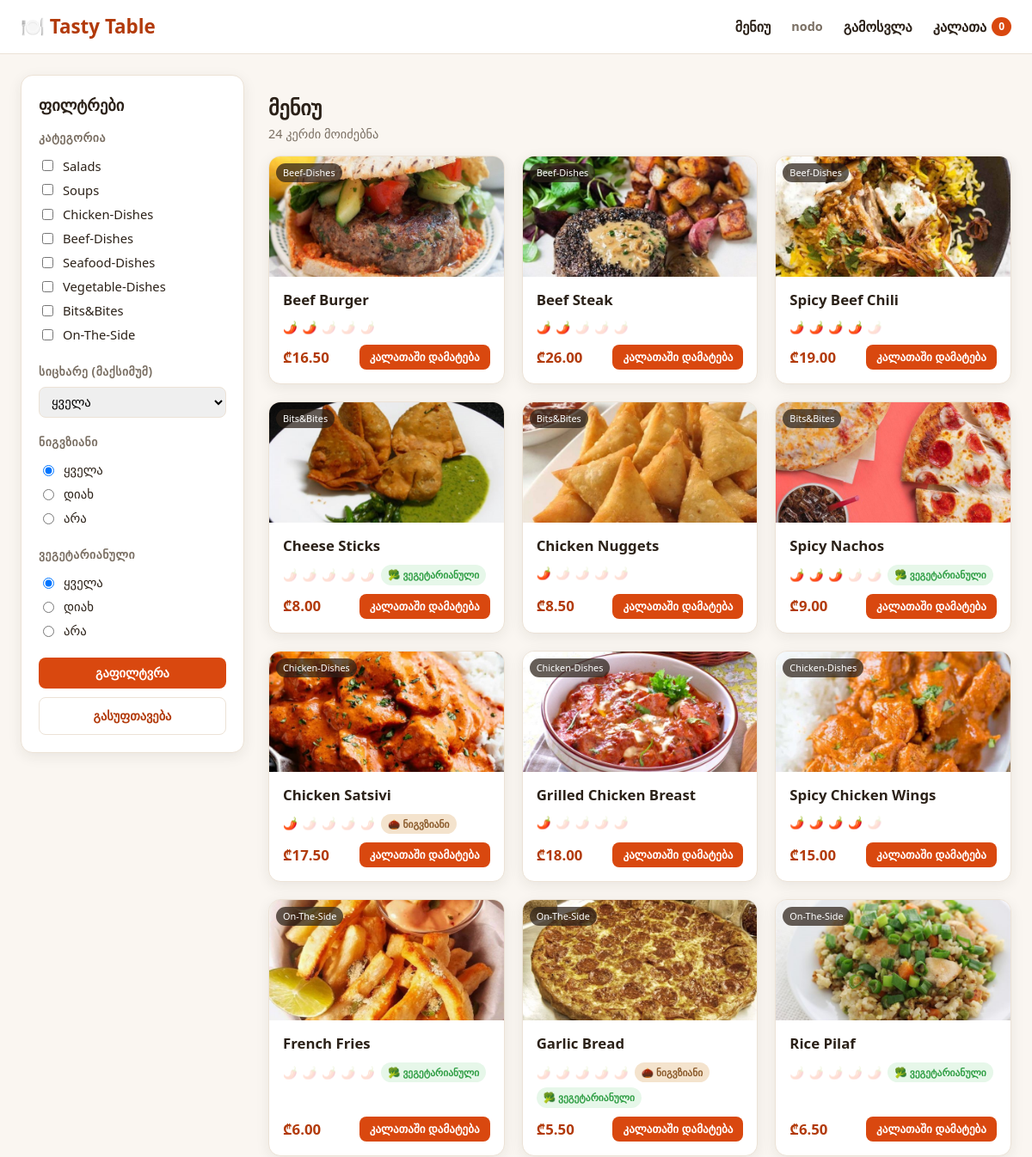
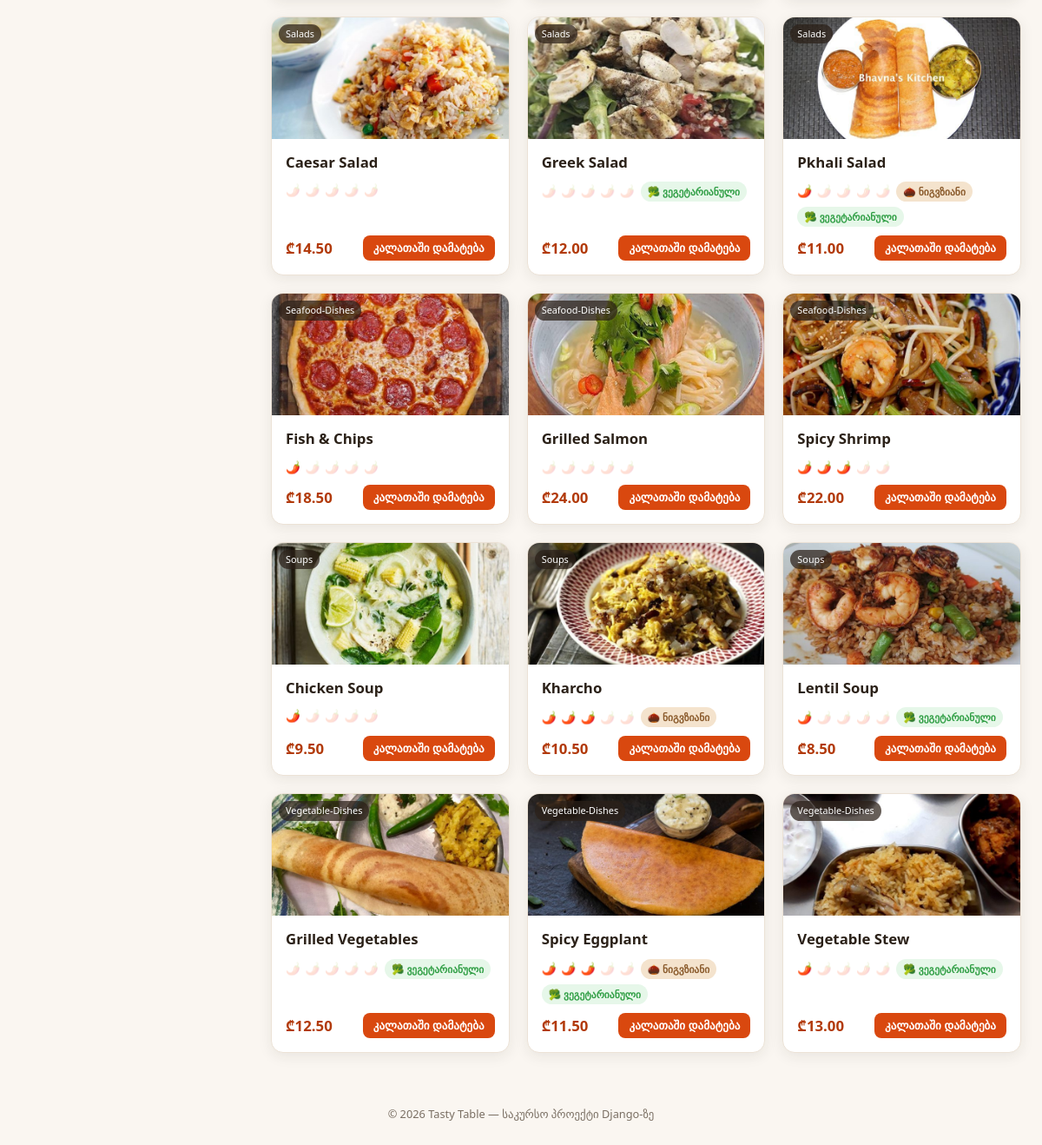
The app's page / (signed in) with its own data (2 pictures, top to bottom).
### menu/models.py (models this page shows, shortened)
class Dish(models.Model):
    class Category(models.TextChoices):
        SALADS = 'Salads', 'Salads'
        SOUPS = 'Soups', 'Soups'
        CHICKEN = 'Chicken-Dishes', 'Chicken-Dishes'
        BEEF = 'Beef-Dishes', 'Beef-Dishes'
        SEAFOOD = 'Seafood-Dishes', 'Seafood-Dishes'
        VEGETABLE = 'Vegetable-Dishes', 'Vegetable-Dishes'
        BITS_BITES = 'Bits&Bites', 'Bits&Bites'
        ON_THE_SIDE = 'On-The-Side', 'On-The-Side'
    name = models.CharField('დასახელება', max_length=150)
    category = models.CharField('კატეგორია', max_length=30, choices=Category.choices)
    image = models.ImageField('სურათი', upload_to='dishes/', blank=True, null=True)
    spice_level = models.PositiveSmallIntegerField(
        'სიცხარის მაჩვენებელი',
        validators=[MinValueValidator(0), MaxValueValidator(4)],
        default=0,
    )
    has_walnuts = models.BooleanField('ნიგვზიანია', default=False)
    is_vegetarian = models.BooleanField('ვეგეტარიანულია', default=False)
    price = models.DecimalField('ფასი', max_digits=6, decimal_places=2)
    description = models.TextField('აღწერა', blank=True)
    class Meta:
        verbose_name = 'კერძი'
        verbose_name_plural = 'კერძები'
        ordering = ['category', 'name']

### menu/views.py (the view)
# urls.py: path('', views.dish_list, name='dish_list'),
def dish_list(request):
    dishes = Dish.objects.all()
    selected_categories = request.GET.getlist('category')
    if selected_categories:
        dishes = dishes.filter(category__in=selected_categories)
    max_spice = request.GET.get('max_spice')
    if max_spice not in (None, ''):
        try:
            max_spice = int(max_spice)
            dishes = dishes.filter(spice_level__lte=max_spice)
        except ValueError:
            max_spice = None
    walnuts = request.GET.get('walnuts')  # 'yes' / 'no' / None (ყველა)
    if walnuts == 'yes':
        dishes = dishes.filter(has_walnuts=True)
    elif walnuts == 'no':
        dishes = dishes.filter(has_walnuts=False)
    vegetarian = request.GET.get('vegetarian')  # 'yes' / 'no' / None (ყველა)
    if vegetarian == 'yes':
        dishes = dishes.filter(is_vegetarian=True)
    elif vegetarian == 'no':
        dishes = dishes.filter(is_vegetarian=False)
    dishes = list(dishes)
    for dish in dishes:
        image_file = DISH_IMAGE_FILES.get(dish.name)
        dish.card_image_url = dish.image.url if dish.image else static(f'menu/img/dishes/{image_file}') if image_file else ''
    context = {
        'dishes': dishes,
        'categories': Dish.Category.choices,
        'selected_categories': selected_categories,
        'max_spice': max_spice if max_spice not in (None, '') else '',
        'walnuts': walnuts or '',
        'vegetarian': vegetarian or '',
        'spice_range': range(0, 5),
        'cart_count': len(Cart(request)),
    }
    return render(request, 'menu/dish_list.html', context)

### menu/cart.py (called while the page is built)
    def __len__(self):
        return sum(self.cart.values())

### menu/templates/menu/dish_list.html (shortened to what this page needs)
{% extends 'menu/base.html' %}
{% load static %}
{% block content %}
<div class="layout">
    <aside class="filters">
        <form method="get" class="filter-form">
            <h2>ფილტრები</h2>
            <div class="filter-group">
                <h3>კატეგორია</h3>
                {% for value, label in categories %}
                    <label class="checkbox-row">
                        <input type="checkbox" name="category" value="{{ value }}"
                            {% if value in selected_categories %}checked{% endif %}>
                        {{ label }}
                    </label>
                {% endfor %}
            </div>
            <div class="filter-group">
                <h3>სიცხარე (მაქსიმუმ)</h3>
                <select name="max_spice">
                    <option value="">ყველა</option>
                </select>
            </div>
            <div class="filter-group">
                <h3>ნიგვზიანი</h3>
                <label class="radio-row"><input type="radio" name="walnuts" value="" {% if walnuts == '' %}checked{% endif %}> ყველა</label>
                <label class="radio-row"><input type="radio" name="walnuts" value="yes" {% if walnuts == 'yes' %}checked{% endif %}> დიახ</label>
                <label class="radio-row"><input type="radio" name="walnuts" value="no" {% if walnuts == 'no' %}checked{% endif %}> არა</label>
            </div>
            <div class="filter-group">
                <h3>ვეგეტარიანული</h3>
                <label class="radio-row"><input type="radio" name="vegetarian" value="" {% if vegetarian == '' %}checked{% endif %}> ყველა</label>
                <label class="radio-row"><input type="radio" name="vegetarian" value="yes" {% if vegetarian == 'yes' %}checked{% endif %}> დიახ</label>
                <label class="radio-row"><input type="radio" name="vegetarian" value="no" {% if vegetarian == 'no' %}checked{% endif %}> არა</label>
            </div>
            <div class="filter-actions">
                <button type="submit" class="btn btn-primary">გაფილტვრა</button>
                <a href="{% url 'dish_list' %}" class="btn btn-ghost">გასუფთავება</a>
            </div>
        </form>
    </aside>
    <section class="dish-grid-wrap">
        <h1>მენიუ</h1>
        <p class="results-count">{{ dishes|length }} კერძი მოიძებნა</p>
        <div class="dish-grid">
            {% for dish in dishes %}
            <article class="dish-card">
                <div class="dish-image">
                    {% if dish.card_image_url %}
                        <img src="{{ dish.card_image_url }}" alt="{{ dish.name }}">
                    {% else %}
                        <div class="dish-image-placeholder">🍲</div>
                    {% endif %}
                    <span class="category-tag">{{ dish.get_category_display }}</span>
                </div>
                <div class="dish-body">
                    <h3 class="dish-name">{{ dish.name }}</h3>
                    <div class="dish-attrs">
                        <span class="attr spice" title="სიცხარე {{ dish.spice_level }}/4">
                            {% for i in spice_range %}
                                {% if i < dish.spice_level %}🌶️{% else %}<span class="chili-off">🌶️</span>{% endif %}
                            {% endfor %}
                        </span>
                        {% if dish.has_walnuts %}
                            <span class="attr pill walnut">🌰 ნიგვზიანი</span>
                        {% endif %}
                        {% if dish.is_vegetarian %}
                            <span class="attr pill veg">🥦 ვეგეტარიანული</span>
                        {% endif %}
                    </div>
                    <div class="dish-footer">
                        <span class="price">₾{{ dish.price }}</span>
                        {% if user.is_authenticated %}
                            <form method="post" action="{% url 'add_to_cart' dish.id %}">
                                <button type="submit" class="btn btn-primary btn-sm">კალათაში დამატება</button>
                            </form>
                        {% else %}
                            <a href="{% url 'login' %}?next={{ request.get_full_path|urlencode }}" class="btn btn-primary btn-sm">შესვლა</a>
                        {% endif %}
                    </div>
                </div>
            </article>
            {% empty %}
                <p class="empty-state">ამ ფილტრებით კერძი ვერ მოიძებნა. სცადეთ სხვა კომბინაცია.</p>
            {% endfor %}
        </div>
    </section>
</div>
{% endblock %}

### menu/templates/menu/base.html (shortened to what this page needs)
{% load static %}
<!DOCTYPE html>
<html lang="ka">
<head>
    <link rel="stylesheet" href="{% static 'menu/css/style.css' %}?v=2">
</head>
<body>
    <header class="topbar">
        <div class="topbar-inner">
            <a href="{% url 'dish_list' %}" class="brand">🍽️ Tasty&nbsp;Table</a>
            <nav class="nav-links">
                <a href="{% url 'dish_list' %}">მენიუ</a>
                {% if user.is_authenticated %}
                    <span class="user-name">{{ user.username }}</span>
                    <form method="post" action="{% url 'logout' %}" class="logout-form">
                        <button type="submit" class="nav-button">გამოსვლა</button>
                    </form>
                {% else %}
                    <a href="{% url 'login' %}">შესვლა</a>
                    <a href="{% url 'register' %}">რეგისტრაცია</a>
                {% endif %}
                <a href="{% url 'cart_detail' %}" class="cart-link">
                    კალათა
                    <span class="cart-badge">{{ cart_count }}</span>
                </a>
            </nav>
        </div>
    </header>
    <main class="page">
        {% block content %}{% endblock %}
    </main>
    <footer class="footer">
        <p>© 2026 Tasty Table &mdash; საკურსო პროექტი Django-ზე</p>
    </footer>
</body>
</html>

### records on screen
Dish: shows a picture, category "Beef-Dishes", name "Beef Burger", spice_level 2 (drawn), price "16.50"
Dish: shows a picture, category "Beef-Dishes", name "Beef Steak", spice_level 2 (drawn), price "26.00"
Dish: shows a picture, category "Beef-Dishes", name "Spicy Beef Chili", spice_level 4 (drawn), price "19.00"
Dish: shows a picture, category "Bits&Bites", name "Cheese Sticks", spice_level 0 (drawn), is_vegetarian "🥦 ვეგეტარიანული", price "8.00"
Dish: shows a picture, category "Bits&Bites", name "Chicken Nuggets", spice_level 1 (drawn), price "8.50"
Dish: shows a picture, category "Bits&Bites", name "Spicy Nachos", spice_level 3 (drawn), is_vegetarian "🥦 ვეგეტარიანული", price "9.00"
Dish: shows a picture, category "Chicken-Dishes", name "Chicken Satsivi", spice_level 1 (drawn), has_walnuts "🌰 ნიგვზიანი", price "17.50"
Dish: shows a picture, category "Chicken-Dishes", name "Grilled Chicken Breast", spice_level 1 (drawn), price "18.00"
Dish: shows a picture, category "Chicken-Dishes", name "Spicy Chicken Wings", spice_level 4 (drawn), price "15.00"
Dish: shows a picture, category "On-The-Side", name "French Fries", spice_level 0 (drawn), is_vegetarian "🥦 ვეგეტარიანული", price "6.00"
Dish: shows a picture, category "On-The-Side", name "Garlic Bread", spice_level 0 (drawn), has_walnuts "🌰 ნიგვზიანი", is_vegetarian "🥦 ვეგეტარიანული", price "5.50"
Dish: shows a picture, category "On-The-Side", name "Rice Pilaf", spice_level 0 (drawn), is_vegetarian "🥦 ვეგეტარიანული", price "6.50"
Dish: shows a picture, category "Salads", name "Caesar Salad", spice_level 0 (drawn), price "14.50"
Dish: shows a picture, category "Salads", name "Greek Salad", spice_level 0 (drawn), is_vegetarian "🥦 ვეგეტარიანული", price "12.00"
Dish: shows a picture, category "Salads", name "Pkhali Salad", spice_level 1 (drawn), has_walnuts "🌰 ნიგვზიანი", is_vegetarian "🥦 ვეგეტარიანული", price "11.00"
Dish: shows a picture, category "Seafood-Dishes", name "Fish & Chips", spice_level 1 (drawn), price "18.50"
Dish: shows a picture, category "Seafood-Dishes", name "Grilled Salmon", spice_level 0 (drawn), price "24.00"
Dish: shows a picture, category "Seafood-Dishes", name "Spicy Shrimp", spice_level 3 (drawn), price "22.00"
Dish: shows a picture, category "Soups", name "Chicken Soup", spice_level 1 (drawn), price "9.50"
Dish: shows a picture, category "Soups", name "Kharcho", spice_level 3 (drawn), has_walnuts "🌰 ნიგვზიანი", price "10.50"
Dish: shows a picture, category "Soups", name "Lentil Soup", spice_level 1 (drawn), is_vegetarian "🥦 ვეგეტარიანული", price "8.50"
Dish: shows a picture, category "Vegetable-Dishes", name "Grilled Vegetables", spice_level 0 (drawn), is_vegetarian "🥦 ვეგეტარიანული", price "12.50"
Dish: shows a picture, category "Vegetable-Dishes", name "Spicy Eggplant", spice_level 3 (drawn), has_walnuts "🌰 ნიგვზიანი", is_vegetarian "🥦 ვეგეტარიანული", price "11.50"
Dish: shows a picture, category "Vegetable-Dishes", name "Vegetable Stew", spice_level 1 (drawn), is_vegetarian "🥦 ვეგეტარიანული", price "13.00"

### other values on screen
{{ user.username }} "nodo"
{{ cart_count }} "0"
{{ label }} "Salads" "Soups" "Chicken-Dishes" "Beef-Dishes" "Seafood-Dishes" "Vegetable-Dishes" "Bits&Bites" "On-The-Side"
{{ dishes|length }} "24"
